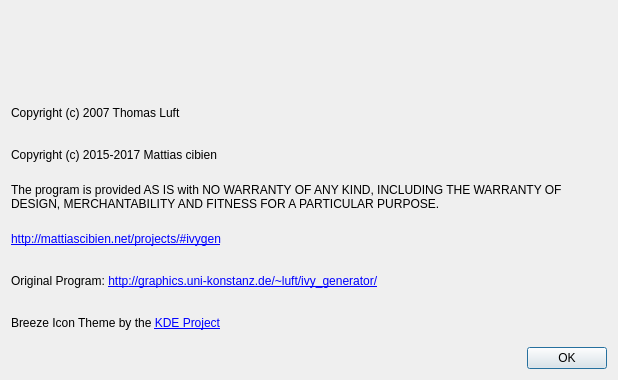
<?xml version="1.0" encoding="UTF-8"?>
<ui version="4.0">
 <class>AboutDialog</class>
 <widget class="QDialog" name="AboutDialog">
  <property name="geometry">
   <rect>
    <x>0</x>
    <y>0</y>
    <width>618</width>
    <height>380</height>
   </rect>
  </property>
  <property name="windowTitle">
   <string>About Ivy Generator</string>
  </property>
  <layout class="QGridLayout" name="gridLayout">
   <item row="0" column="2">
    <widget class="QLabel" name="titleLabel">
     <property name="font">
      <font>
       <pointsize>10</pointsize>
       <weight>75</weight>
       <bold>true</bold>
      </font>
     </property>
     <property name="text">
      <string/>
     </property>
     <property name="pixmap">
      <pixmap resource="resources/ivygen.qrc">:/resources/images/splash.png</pixmap>
     </property>
     <property name="alignment">
      <set>Qt::AlignLeading|Qt::AlignLeft|Qt::AlignVCenter</set>
     </property>
    </widget>
   </item>
   <item row="6" column="2">
    <widget class="QLabel" name="label_6">
     <property name="text">
      <string>&lt;html&gt;&lt;head/&gt;&lt;body&gt;&lt;p&gt;Original Program: &lt;a href=&quot;http://graphics.uni-konstanz.de/~luft/ivy_generator/&quot;&gt;http://graphics.uni-konstanz.de/~luft/ivy_generator/&lt;/a&gt;&lt;/p&gt;&lt;/body&gt;&lt;/html&gt;</string>
     </property>
     <property name="openExternalLinks">
      <bool>true</bool>
     </property>
    </widget>
   </item>
   <item row="1" column="2">
    <widget class="QLabel" name="labelVersion">
     <property name="font">
      <font>
       <weight>75</weight>
       <bold>true</bold>
      </font>
     </property>
     <property name="text">
      <string/>
     </property>
     <property name="alignment">
      <set>Qt::AlignRight|Qt::AlignTrailing|Qt::AlignVCenter</set>
     </property>
    </widget>
   </item>
   <item row="8" column="2">
    <widget class="QDialogButtonBox" name="buttonBox">
     <property name="orientation">
      <enum>Qt::Horizontal</enum>
     </property>
     <property name="standardButtons">
      <set>QDialogButtonBox::Ok</set>
     </property>
    </widget>
   </item>
   <item row="3" column="2">
    <widget class="QLabel" name="label_2">
     <property name="text">
      <string>Copyright (c) 2015-2017 Mattias cibien</string>
     </property>
    </widget>
   </item>
   <item row="4" column="2">
    <widget class="QLabel" name="label_4">
     <property name="text">
      <string>The program is provided AS IS with NO WARRANTY OF ANY KIND, INCLUDING THE WARRANTY OF DESIGN, MERCHANTABILITY AND FITNESS FOR A PARTICULAR PURPOSE.</string>
     </property>
     <property name="wordWrap">
      <bool>true</bool>
     </property>
    </widget>
   </item>
   <item row="2" column="2">
    <widget class="QLabel" name="label">
     <property name="text">
      <string>Copyright (c) 2007 Thomas Luft</string>
     </property>
    </widget>
   </item>
   <item row="5" column="2">
    <widget class="QLabel" name="label_5">
     <property name="text">
      <string>&lt;html&gt;&lt;head/&gt;&lt;body&gt;&lt;p&gt;&lt;a href=&quot;http://mattiascibien.net/projects/#ivygen&quot;&gt;http://mattiascibien.net/projects/#ivygen&lt;/a&gt;&lt;/p&gt;&lt;/body&gt;&lt;/html&gt;</string>
     </property>
     <property name="textFormat">
      <enum>Qt::RichText</enum>
     </property>
     <property name="openExternalLinks">
      <bool>true</bool>
     </property>
    </widget>
   </item>
   <item row="7" column="2">
    <widget class="QLabel" name="label_7">
     <property name="text">
      <string>&lt;html&gt;&lt;head/&gt;&lt;body&gt;&lt;p&gt;Breeze Icon Theme by the &lt;a href=&quot;https://www.kde.org/&quot;&gt;KDE Project&lt;/a&gt;&lt;/p&gt;&lt;/body&gt;&lt;/html&gt;</string>
     </property>
    </widget>
   </item>
  </layout>
 </widget>
 <resources>
  <include location="resources/ivygen.qrc"/>
 </resources>
 <connections>
  <connection>
   <sender>buttonBox</sender>
   <signal>accepted()</signal>
   <receiver>AboutDialog</receiver>
   <slot>accept()</slot>
   <hints>
    <hint type="sourcelabel">
     <x>248</x>
     <y>254</y>
    </hint>
    <hint type="destinationlabel">
     <x>157</x>
     <y>274</y>
    </hint>
   </hints>
  </connection>
  <connection>
   <sender>buttonBox</sender>
   <signal>rejected()</signal>
   <receiver>AboutDialog</receiver>
   <slot>reject()</slot>
   <hints>
    <hint type="sourcelabel">
     <x>316</x>
     <y>260</y>
    </hint>
    <hint type="destinationlabel">
     <x>286</x>
     <y>274</y>
    </hint>
   </hints>
  </connection>
 </connections>
</ui>
